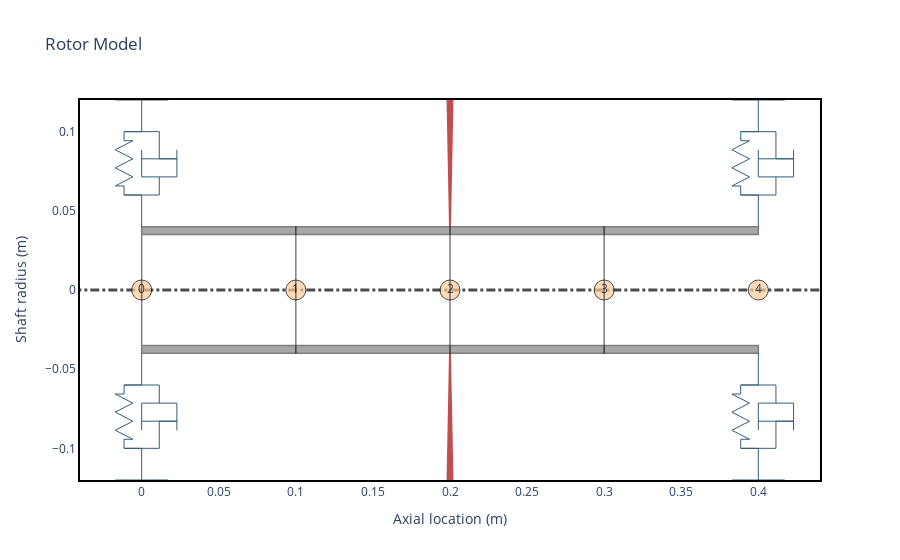

The notebook cell this image was saved under:
### Code cell
hight_pressure_elements = []
hight_pressure_seal_elements = []
hight_pressure_disk_elements = []

for i in range(4) : 
    hight_pressure_elements.append(rs.ShaftElement(L = 0.1, material=material_exo, n=i, idl=0.07, odl=0.08))

hight_pressure_disk_elements.append(
    rs.DiskElement.from_geometry(n=2, material=material_exo, width=0.015, i_d=0.08, o_d=0.038)
)

hight_pressure_seal_elements.append(rs.BearingElement(n=0, kxx=2.5e7, kyy=2.5e7, cxx=0, cyy=0))
hight_pressure_seal_elements.append(rs.BearingElement(n=4, kxx=2.5*10**7, kyy=2.5*10**7, cxx=0))
rotor_hp = rs.Rotor(
    shaft_elements=hight_pressure_elements,
    bearing_elements=hight_pressure_seal_elements,
    disk_elements=hight_pressure_disk_elements,
)

rotor_hp.plot_rotor()

### Figure 1 — Plotly figure (JSON) as saved in the notebook; plotly's stock layout.template omitted (floating-point values rounded to 4 significant figures)
{"data": [{"hoverinfo": "none", "line": {"color": "black", "dash": "dashdot", "width": 3}, "mode": "lines", "opacity": 0.7, "showlegend": false, "type": "scatter", "x": [-0.08, 0.48], "y": [0, 0]}, {"hoverinfo": "none", "marker": {"color": "#ffcc99", "line": {"color": "black", "width": 1}, "opacity": 0.7, "size": 20}, "mode": "markers+text", "showlegend": false, "text": ["0", "1", "2", "3", "4"], "type": "scatter", "x": [0, 0.1, 0.2, 0.3, 0.4], "y": [0, 0, 0, 0, 0]}, {"customdata": [[0, 0.08, 0.07, 0.08, 0.07, 0.1, "mat_exo"], [0, 0.08, 0.07, 0.08, 0.07, 0.1, "mat_exo"], [0, 0.08, 0.07, 0.08, 0.07, 0.1, "mat_exo"], [0, 0.08, 0.07, 0.08, 0.07, 0.1, "mat_exo"], [0, 0.08, 0.07, 0.08, 0.07, 0.1, "mat_exo"], [0, 0.08, 0.07, 0.08, 0.07, 0.1, "mat_exo"], [0, 0.08, 0.07, 0.08, 0.07, 0.1, "mat_exo"], [0, 0.08, 0.07, 0.08, 0.07, 0.1, "mat_exo"], [0, 0.08, 0.07, 0.08, 0.07, 0.1, "mat_exo"], [0, 0.08, 0.07, 0.08, 0.07, 0.1, "mat_exo"]], "fill": "toself", "fillcolor": "#525252", "hoverinfo": "text", "hoverlabel": {"bgcolor": "#525252"}, "hoveron": "points+fills", "hovertemplate": "Element Number: 0<br>Left Outer Diameter: 0.08 m<br>Left Inner Diameter: 0.07 m<br>Right Outer Diameter: 0.08 m<br>Right Inner Diameter: 0.07 m<br>Element Length: 0.1 m<br>Material: mat_exo<br>", "legendgroup": "Shaft", "line": {"color": "black", "width": 1.5}, "mode": "lines", "name": "ShaftElement 0", "opacity": 0.5, "showlegend": false, "text": "Element Number: 0<br>Left Outer Diameter: 0.08 m<br>Left Inner Diameter: 0.07 m<br>Right Outer Diameter: 0.08 m<br>Right Inner Diameter: 0.07 m<br>Element Length: 0.1 m<br>Material: mat_exo<br>", "type": "scatter", "x": [0, 0, 0.1, 0.1, 0, 0, 0, 0.1, 0.1, 0], "y": [0.035, 0.04, 0.04, 0.035, 0.035, -0.035, -0.04, -0.04, -0.035, -0.035]}, {"customdata": [[1, 0.08, 0.07, 0.08, 0.07, 0.1, "mat_exo"], [1, 0.08, 0.07, 0.08, 0.07, 0.1, "mat_exo"], [1, 0.08, 0.07, 0.08, 0.07, 0.1, "mat_exo"], [1, 0.08, 0.07, 0.08, 0.07, 0.1, "mat_exo"], [1, 0.08, 0.07, 0.08, 0.07, 0.1, "mat_exo"], [1, 0.08, 0.07, 0.08, 0.07, 0.1, "mat_exo"], [1, 0.08, 0.07, 0.08, 0.07, 0.1, "mat_exo"], [1, 0.08, 0.07, 0.08, 0.07, 0.1, "mat_exo"], [1, 0.08, 0.07, 0.08, 0.07, 0.1, "mat_exo"], [1, 0.08, 0.07, 0.08, 0.07, 0.1, "mat_exo"]], "fill": "toself", "fillcolor": "#525252", "hoverinfo": "text", "hoverlabel": {"bgcolor": "#525252"}, "hoveron": "points+fills", "hovertemplate": "Element Number: 1<br>Left Outer Diameter: 0.08 m<br>Left Inner Diameter: 0.07 m<br>Right Outer Diameter: 0.08 m<br>Right Inner Diameter: 0.07 m<br>Element Length: 0.1 m<br>Material: mat_exo<br>", "legendgroup": "Shaft", "line": {"color": "black", "width": 1.5}, "mode": "lines", "name": "ShaftElement 1", "opacity": 0.5, "showlegend": false, "text": "Element Number: 1<br>Left Outer Diameter: 0.08 m<br>Left Inner Diameter: 0.07 m<br>Right Outer Diameter: 0.08 m<br>Right Inner Diameter: 0.07 m<br>Element Length: 0.1 m<br>Material: mat_exo<br>", "type": "scatter", "x": [0.1, 0.1, 0.2, 0.2, 0.1, 0.1, 0.1, 0.2, 0.2, 0.1], "y": [0.035, 0.04, 0.04, 0.035, 0.035, -0.035, -0.04, -0.04, -0.035, -0.035]}, {"customdata": [[2, 0.08, 0.07, 0.08, 0.07, 0.1, "mat_exo"], [2, 0.08, 0.07, 0.08, 0.07, 0.1, "mat_exo"], [2, 0.08, 0.07, 0.08, 0.07, 0.1, "mat_exo"], [2, 0.08, 0.07, 0.08, 0.07, 0.1, "mat_exo"], [2, 0.08, 0.07, 0.08, 0.07, 0.1, "mat_exo"], [2, 0.08, 0.07, 0.08, 0.07, 0.1, "mat_exo"], [2, 0.08, 0.07, 0.08, 0.07, 0.1, "mat_exo"], [2, 0.08, 0.07, 0.08, 0.07, 0.1, "mat_exo"], [2, 0.08, 0.07, 0.08, 0.07, 0.1, "mat_exo"], [2, 0.08, 0.07, 0.08, 0.07, 0.1, "mat_exo"]], "fill": "toself", "fillcolor": "#525252", "hoverinfo": "text", "hoverlabel": {"bgcolor": "#525252"}, "hoveron": "points+fills", "hovertemplate": "Element Number: 2<br>Left Outer Diameter: 0.08 m<br>Left Inner Diameter: 0.07 m<br>Right Outer Diameter: 0.08 m<br>Right Inner Diameter: 0.07 m<br>Element Length: 0.1 m<br>Material: mat_exo<br>", "legendgroup": "Shaft", "line": {"color": "black", "width": 1.5}, "mode": "lines", "name": "ShaftElement 2", "opacity": 0.5, "showlegend": false, "text": "Element Number: 2<br>Left Outer Diameter: 0.08 m<br>Left Inner Diameter: 0.07 m<br>Right Outer Diameter: 0.08 m<br>Right Inner Diameter: 0.07 m<br>Element Length: 0.1 m<br>Material: mat_exo<br>", "type": "scatter", "x": [0.2, 0.2, 0.3, 0.3, 0.2, 0.2, 0.2, 0.3, 0.3, 0.2], "y": [0.035, 0.04, 0.04, 0.035, 0.035, -0.035, -0.04, -0.04, -0.035, -0.035]}, {"customdata": [[3, 0.08, 0.07, 0.08, 0.07, 0.1, "mat_exo"], [3, 0.08, 0.07, 0.08, 0.07, 0.1, "mat_exo"], [3, 0.08, 0.07, 0.08, 0.07, 0.1, "mat_exo"], [3, 0.08, 0.07, 0.08, 0.07, 0.1, "mat_exo"], [3, 0.08, 0.07, 0.08, 0.07, 0.1, "mat_exo"], [3, 0.08, 0.07, 0.08, 0.07, 0.1, "mat_exo"], [3, 0.08, 0.07, 0.08, 0.07, 0.1, "mat_exo"], [3, 0.08, 0.07, 0.08, 0.07, 0.1, "mat_exo"], [3, 0.08, 0.07, 0.08, 0.07, 0.1, "mat_exo"], [3, 0.08, 0.07, 0.08, 0.07, 0.1, "mat_exo"]], "fill": "toself", "fillcolor": "#525252", "hoverinfo": "text", "hoverlabel": {"bgcolor": "#525252"}, "hoveron": "points+fills", "hovertemplate": "Element Number: 3<br>Left Outer Diameter: 0.08 m<br>Left Inner Diameter: 0.07 m<br>Right Outer Diameter: 0.08 m<br>Right Inner Diameter: 0.07 m<br>Element Length: 0.1 m<br>Material: mat_exo<br>", "legendgroup": "Shaft", "line": {"color": "black", "width": 1.5}, "mode": "lines", "name": "ShaftElement 3", "opacity": 0.5, "showlegend": false, "text": "Element Number: 3<br>Left Outer Diameter: 0.08 m<br>Left Inner Diameter: 0.07 m<br>Right Outer Diameter: 0.08 m<br>Right Inner Diameter: 0.07 m<br>Element Length: 0.1 m<br>Material: mat_exo<br>", "type": "scatter", "x": [0.3, 0.3, 0.4, 0.4, 0.3, 0.3, 0.3, 0.4, 0.4, 0.3], "y": [0.035, 0.04, 0.04, 0.035, 0.035, -0.035, -0.04, -0.04, -0.035, -0.035]}, {"customdata": [[2, -0.0004494, -0.0002333, -0.4583], [2, -0.0004494, -0.0002333, -0.4583], [2, -0.0004494, -0.0002333, -0.4583], [2, -0.0004494, -0.0002333, -0.4583], [2, -0.0004494, -0.0002333, -0.4583], [2, -0.0004494, -0.0002333, -0.4583], [2, -0.0004494, -0.0002333, -0.4583], [2, -0.0004494, -0.0002333, -0.4583], [2, -0.0004494, -0.0002333, -0.4583]], "fill": "toself", "fillcolor": "Firebrick", "hoverinfo": "text", "hoverlabel": {"bgcolor": "Firebrick"}, "hoveron": "points+fills", "hovertemplate": "Disk Node: 2<br>Polar Inertia: -4.494e-04<br>Diametral Inertia: -2.333e-04<br>Disk mass: -0.458<br>", "legendgroup": "disks", "line": {"color": "Firebrick", "width": 2}, "mode": "lines", "name": "Disk 0", "opacity": 0.8, "showlegend": false, "text": "Disk Node: 2<br>Polar Inertia: -4.494e-04<br>Diametral Inertia: -2.333e-04<br>Disk mass: -0.458<br>", "type": "scatter", "x": [0.2, 0.2032, 0.1968, 0.2, null, 0.2, 0.2032, 0.1968, 0.2], "y": [0.04, 0.2, 0.2, 0.04, null, -0.04, -0.2, -0.2, -0.04]}, {"hoverinfo": "none", "legendgroup": "bearings", "line": {"color": "#355d7a", "width": 1}, "mode": "lines", "name": "Bearing 0", "showlegend": false, "type": "scatter", "x": [0, 0, -0.01143, 0.01143], "y": [0.04, 0.06, 0.06, 0.06]}, {"hoverinfo": "none", "legendgroup": "bearings", "line": {"color": "#355d7a", "width": 1}, "mode": "lines", "name": "Bearing 0", "showlegend": false, "type": "scatter", "x": [0, 0, -0.01143, 0.01143], "y": [-0.04, -0.06, -0.06, -0.06]}, {"hoverinfo": "none", "legendgroup": "bearings", "line": {"color": "#355d7a", "width": 1}, "mode": "lines", "name": "Bearing 0", "showlegend": false, "type": "scatter", "x": [0, 0, -0.01143, 0.01143], "y": [0.12, 0.1, 0.1, 0.1]}, {"hoverinfo": "none", "legendgroup": "bearings", "line": {"color": "#355d7a", "width": 1}, "mode": "lines", "name": "Bearing 0", "showlegend": false, "type": "scatter", "x": [0, 0, -0.01143, 0.01143], "y": [-0.12, -0.1, -0.1, -0.1]}, {"hoverinfo": "none", "legendgroup": "bearings", "line": {"color": "#355d7a", "width": 1}, "mode": "lines", "name": "Bearing 0", "showlegend": false, "type": "scatter", "x": [-0.01714, 0.01714], "y": [0.12, 0.12]}, {"hoverinfo": "none", "legendgroup": "bearings", "line": {"color": "#355d7a", "width": 1}, "mode": "lines", "name": "Bearing 0", "showlegend": false, "type": "scatter", "x": [-0.01714, 0.01714], "y": [-0.12, -0.12]}, {"hoverinfo": "none", "legendgroup": "bearings", "line": {"color": "#355d7a", "width": 1}, "mode": "lines", "name": "Bearing 0", "showlegend": false, "type": "scatter", "x": [-0.01714, -0.01029], "y": [0.12, 0.132]}, {"hoverinfo": "none", "legendgroup": "bearings", "line": {"color": "#355d7a", "width": 1}, "mode": "lines", "name": "Bearing 0", "showlegend": false, "type": "scatter", "x": [-0.01714, -0.01029], "y": [-0.12, -0.132]}, {"hoverinfo": "none", "legendgroup": "bearings", "line": {"color": "#355d7a", "width": 1}, "mode": "lines", "name": "Bearing 0", "showlegend": false, "type": "scatter", "x": [-0.01029, -0.003429], "y": [0.12, 0.132]}, {"hoverinfo": "none", "legendgroup": "bearings", "line": {"color": "#355d7a", "width": 1}, "mode": "lines", "name": "Bearing 0", "showlegend": false, "type": "scatter", "x": [-0.01029, -0.003429], "y": [-0.12, -0.132]}, {"hoverinfo": "none", "legendgroup": "bearings", "line": {"color": "#355d7a", "width": 1}, "mode": "lines", "name": "Bearing 0", "showlegend": false, "type": "scatter", "x": [-0.003429, 0.003429], "y": [0.12, 0.132]}, {"hoverinfo": "none", "legendgroup": "bearings", "line": {"color": "#355d7a", "width": 1}, "mode": "lines", "name": "Bearing 0", "showlegend": false, "type": "scatter", "x": [-0.003429, 0.003429], "y": [-0.12, -0.132]}, {"hoverinfo": "none", "legendgroup": "bearings", "line": {"color": "#355d7a", "width": 1}, "mode": "lines", "name": "Bearing 0", "showlegend": false, "type": "scatter", "x": [0.003429, 0.01029], "y": [0.12, 0.132]}, {"hoverinfo": "none", "legendgroup": "bearings", "line": {"color": "#355d7a", "width": 1}, "mode": "lines", "name": "Bearing 0", "showlegend": false, "type": "scatter", "x": [0.003429, 0.01029], "y": [-0.12, -0.132]}, {"hoverinfo": "none", "legendgroup": "bearings", "line": {"color": "#355d7a", "width": 1}, "mode": "lines", "name": "Bearing 0", "showlegend": false, "type": "scatter", "x": [0.01029, 0.01714], "y": [0.12, 0.132]}, {"hoverinfo": "none", "legendgroup": "bearings", "line": {"color": "#355d7a", "width": 1}, "mode": "lines", "name": "Bearing 0", "showlegend": false, "type": "scatter", "x": [0.01029, 0.01714], "y": [-0.12, -0.132]}, {"hoverinfo": "none", "legendgroup": "bearings", "line": {"color": "#355d7a", "width": 1}, "mode": "lines", "name": "Bearing 0", "showlegend": false, "type": "scatter", "x": [0.01714, 0.024], "y": [0.12, 0.132]}, {"hoverinfo": "none", "legendgroup": "bearings", "line": {"color": "#355d7a", "width": 1}, "mode": "lines", "name": "Bearing 0", "showlegend": false, "type": "scatter", "x": [0.01714, 0.024], "y": [-0.12, -0.132]}, {"hoverinfo": "none", "legendgroup": "bearings", "line": {"color": "#355d7a", "width": 1}, "mode": "lines", "name": "Bearing 0", "showlegend": false, "type": "scatter", "x": [-0.01143, -0.01143, -0.01714, -0.005714, -0.01714, -0.005714, -0.01714, -0.005714, -0.01143, -0.01143], "y": [0.06, 0.06571, 0.06571, 0.07143, 0.07714, 0.08286, 0.08857, 0.09429, 0.09429, 0.1]}, {"hoverinfo": "none", "legendgroup": "bearings", "line": {"color": "#355d7a", "width": 1}, "mode": "lines", "name": "Bearing 0", "showlegend": false, "type": "scatter", "x": [-0.01143, -0.01143, -0.01714, -0.005714, -0.01714, -0.005714, -0.01714, -0.005714, -0.01143, -0.01143], "y": [-0.06, -0.06571, -0.06571, -0.07143, -0.07714, -0.08286, -0.08857, -0.09429, -0.09429, -0.1]}, {"hoverinfo": "none", "legendgroup": "bearings", "line": {"color": "#355d7a", "width": 1}, "mode": "lines", "name": "Bearing 0", "showlegend": false, "type": "scatter", "x": [0.01143, 0.01143], "y": [0.06, 0.07143]}, {"hoverinfo": "none", "legendgroup": "bearings", "line": {"color": "#355d7a", "width": 1}, "mode": "lines", "name": "Bearing 0", "showlegend": false, "type": "scatter", "x": [0.01143, 0.01143], "y": [-0.06, -0.07143]}, {"hoverinfo": "none", "legendgroup": "bearings", "line": {"color": "#355d7a", "width": 1}, "mode": "lines", "name": "Bearing 0", "showlegend": false, "type": "scatter", "x": [0, 0, 0.02286, 0.02286], "y": [0.08857, 0.07143, 0.07143, 0.08857]}, {"hoverinfo": "none", "legendgroup": "bearings", "line": {"color": "#355d7a", "width": 1}, "mode": "lines", "name": "Bearing 0", "showlegend": false, "type": "scatter", "x": [0, 0, 0.02286, 0.02286], "y": [-0.08857, -0.07143, -0.07143, -0.08857]}, {"hoverinfo": "none", "legendgroup": "bearings", "line": {"color": "#355d7a", "width": 1}, "mode": "lines", "name": "Bearing 0", "showlegend": false, "type": "scatter", "x": [0, 0.02286, 0.01143, 0.01143], "y": [0.08286, 0.08286, 0.08286, 0.1]}, {"hoverinfo": "none", "legendgroup": "bearings", "line": {"color": "#355d7a", "width": 1}, "mode": "lines", "name": "Bearing 0", "showlegend": false, "type": "scatter", "x": [0, 0.02286, 0.01143, 0.01143], "y": [-0.08286, -0.08286, -0.08286, -0.1]}, {"hoverinfo": "none", "legendgroup": "bearings", "line": {"color": "#355d7a", "width": 1}, "mode": "lines", "name": "Bearing 1", "showlegend": false, "type": "scatter", "x": [0.4, 0.4, 0.3886, 0.4114], "y": [0.04, 0.06, 0.06, 0.06]}, {"hoverinfo": "none", "legendgroup": "bearings", "line": {"color": "#355d7a", "width": 1}, "mode": "lines", "name": "Bearing 1", "showlegend": false, "type": "scatter", "x": [0.4, 0.4, 0.3886, 0.4114], "y": [-0.04, -0.06, -0.06, -0.06]}, {"hoverinfo": "none", "legendgroup": "bearings", "line": {"color": "#355d7a", "width": 1}, "mode": "lines", "name": "Bearing 1", "showlegend": false, "type": "scatter", "x": [0.4, 0.4, 0.3886, 0.4114], "y": [0.12, 0.1, 0.1, 0.1]}, {"hoverinfo": "none", "legendgroup": "bearings", "line": {"color": "#355d7a", "width": 1}, "mode": "lines", "name": "Bearing 1", "showlegend": false, "type": "scatter", "x": [0.4, 0.4, 0.3886, 0.4114], "y": [-0.12, -0.1, -0.1, -0.1]}, {"hoverinfo": "none", "legendgroup": "bearings", "line": {"color": "#355d7a", "width": 1}, "mode": "lines", "name": "Bearing 1", "showlegend": false, "type": "scatter", "x": [0.3829, 0.4171], "y": [0.12, 0.12]}, {"hoverinfo": "none", "legendgroup": "bearings", "line": {"color": "#355d7a", "width": 1}, "mode": "lines", "name": "Bearing 1", "showlegend": false, "type": "scatter", "x": [0.3829, 0.4171], "y": [-0.12, -0.12]}, {"hoverinfo": "none", "legendgroup": "bearings", "line": {"color": "#355d7a", "width": 1}, "mode": "lines", "name": "Bearing 1", "showlegend": false, "type": "scatter", "x": [0.3829, 0.3897], "y": [0.12, 0.132]}, {"hoverinfo": "none", "legendgroup": "bearings", "line": {"color": "#355d7a", "width": 1}, "mode": "lines", "name": "Bearing 1", "showlegend": false, "type": "scatter", "x": [0.3829, 0.3897], "y": [-0.12, -0.132]}, {"hoverinfo": "none", "legendgroup": "bearings", "line": {"color": "#355d7a", "width": 1}, "mode": "lines", "name": "Bearing 1", "showlegend": false, "type": "scatter", "x": [0.3897, 0.3966], "y": [0.12, 0.132]}, {"hoverinfo": "none", "legendgroup": "bearings", "line": {"color": "#355d7a", "width": 1}, "mode": "lines", "name": "Bearing 1", "showlegend": false, "type": "scatter", "x": [0.3897, 0.3966], "y": [-0.12, -0.132]}, {"hoverinfo": "none", "legendgroup": "bearings", "line": {"color": "#355d7a", "width": 1}, "mode": "lines", "name": "Bearing 1", "showlegend": false, "type": "scatter", "x": [0.3966, 0.4034], "y": [0.12, 0.132]}, {"hoverinfo": "none", "legendgroup": "bearings", "line": {"color": "#355d7a", "width": 1}, "mode": "lines", "name": "Bearing 1", "showlegend": false, "type": "scatter", "x": [0.3966, 0.4034], "y": [-0.12, -0.132]}, {"hoverinfo": "none", "legendgroup": "bearings", "line": {"color": "#355d7a", "width": 1}, "mode": "lines", "name": "Bearing 1", "showlegend": false, "type": "scatter", "x": [0.4034, 0.4103], "y": [0.12, 0.132]}, {"hoverinfo": "none", "legendgroup": "bearings", "line": {"color": "#355d7a", "width": 1}, "mode": "lines", "name": "Bearing 1", "showlegend": false, "type": "scatter", "x": [0.4034, 0.4103], "y": [-0.12, -0.132]}, {"hoverinfo": "none", "legendgroup": "bearings", "line": {"color": "#355d7a", "width": 1}, "mode": "lines", "name": "Bearing 1", "showlegend": false, "type": "scatter", "x": [0.4103, 0.4171], "y": [0.12, 0.132]}, {"hoverinfo": "none", "legendgroup": "bearings", "line": {"color": "#355d7a", "width": 1}, "mode": "lines", "name": "Bearing 1", "showlegend": false, "type": "scatter", "x": [0.4103, 0.4171], "y": [-0.12, -0.132]}, {"hoverinfo": "none", "legendgroup": "bearings", "line": {"color": "#355d7a", "width": 1}, "mode": "lines", "name": "Bearing 1", "showlegend": false, "type": "scatter", "x": [0.4171, 0.424], "y": [0.12, 0.132]}, {"hoverinfo": "none", "legendgroup": "bearings", "line": {"color": "#355d7a", "width": 1}, "mode": "lines", "name": "Bearing 1", "showlegend": false, "type": "scatter", "x": [0.4171, 0.424], "y": [-0.12, -0.132]}, {"hoverinfo": "none", "legendgroup": "bearings", "line": {"color": "#355d7a", "width": 1}, "mode": "lines", "name": "Bearing 1", "showlegend": false, "type": "scatter", "x": [0.3886, 0.3886, 0.3829, 0.3943, 0.3829, 0.3943, 0.3829, 0.3943, 0.3886, 0.3886], "y": [0.06, 0.06571, 0.06571, 0.07143, 0.07714, 0.08286, 0.08857, 0.09429, 0.09429, 0.1]}, {"hoverinfo": "none", "legendgroup": "bearings", "line": {"color": "#355d7a", "width": 1}, "mode": "lines", "name": "Bearing 1", "showlegend": false, "type": "scatter", "x": [0.3886, 0.3886, 0.3829, 0.3943, 0.3829, 0.3943, 0.3829, 0.3943, 0.3886, 0.3886], "y": [-0.06, -0.06571, -0.06571, -0.07143, -0.07714, -0.08286, -0.08857, -0.09429, -0.09429, -0.1]}, {"hoverinfo": "none", "legendgroup": "bearings", "line": {"color": "#355d7a", "width": 1}, "mode": "lines", "name": "Bearing 1", "showlegend": false, "type": "scatter", "x": [0.4114, 0.4114], "y": [0.06, 0.07143]}, {"hoverinfo": "none", "legendgroup": "bearings", "line": {"color": "#355d7a", "width": 1}, "mode": "lines", "name": "Bearing 1", "showlegend": false, "type": "scatter", "x": [0.4114, 0.4114], "y": [-0.06, -0.07143]}, {"hoverinfo": "none", "legendgroup": "bearings", "line": {"color": "#355d7a", "width": 1}, "mode": "lines", "name": "Bearing 1", "showlegend": false, "type": "scatter", "x": [0.4, 0.4, 0.4229, 0.4229], "y": [0.08857, 0.07143, 0.07143, 0.08857]}, {"hoverinfo": "none", "legendgroup": "bearings", "line": {"color": "#355d7a", "width": 1}, "mode": "lines", "name": "Bearing 1", "showlegend": false, "type": "scatter", "x": [0.4, 0.4, 0.4229, 0.4229], "y": [-0.08857, -0.07143, -0.07143, -0.08857]}, {"hoverinfo": "none", "legendgroup": "bearings", "line": {"color": "#355d7a", "width": 1}, "mode": "lines", "name": "Bearing 1", "showlegend": false, "type": "scatter", "x": [0.4, 0.4229, 0.4114, 0.4114], "y": [0.08286, 0.08286, 0.08286, 0.1]}, {"hoverinfo": "none", "legendgroup": "bearings", "line": {"color": "#355d7a", "width": 1}, "mode": "lines", "name": "Bearing 1", "showlegend": false, "type": "scatter", "x": [0.4, 0.4229, 0.4114, 0.4114], "y": [-0.08286, -0.08286, -0.08286, -0.1]}], "layout": {"shapes": [{"fillcolor": "Firebrick", "line": {"color": "Firebrick"}, "type": "circle", "x0": 0.19, "x1": 0.21, "xref": "x", "y0": 0.19, "y1": 0.21, "yref": "y"}, {"fillcolor": "Firebrick", "line": {"color": "Firebrick"}, "type": "circle", "x0": 0.19, "x1": 0.21, "xref": "x", "y0": -0.21, "y1": -0.19, "yref": "y"}], "title": {"text": "Rotor Model"}, "xaxis": {"mirror": true, "range": [-0.04, 0.44], "showgrid": false, "title": {"text": "Axial location (m)"}}, "yaxis": {"mirror": true, "range": [-0.12, 0.12], "showgrid": false, "title": {"text": "Shaft radius (m)"}}}}
